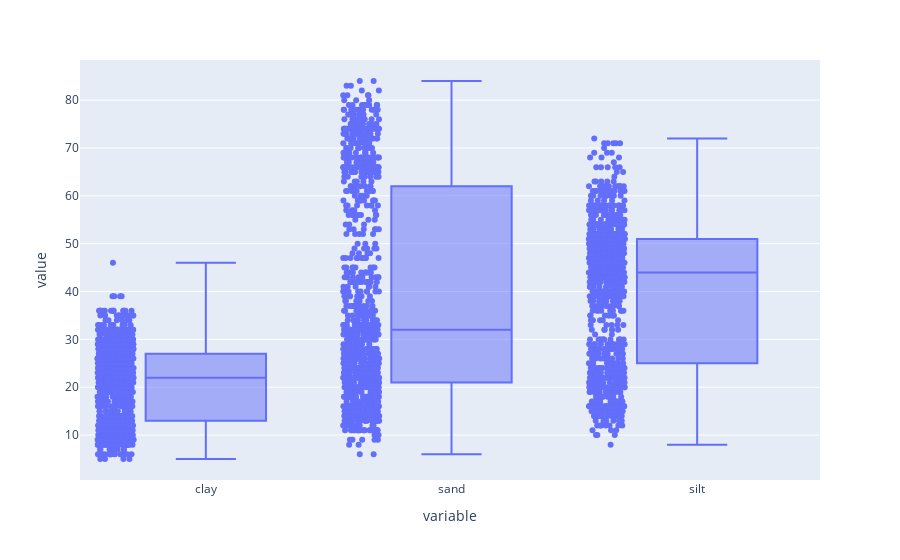

Notebook cell for this chart:
### Markdown cell above
Regarding the huge number of samples in data set it is hard to visualize them in a plot, so we can choose 1000 samples randomly and check the relationships.

### Code cell
soil_cont = ["clay","sand","silt"]
samples_num = 1000
data_subset = data.sample(samples_num)
fig = px.box(data_subset, y= soil_cont, points='all')
fig.show()

### Figure 1 — Plotly figure (JSON) as saved in the notebook; plotly's stock layout.template omitted (floating-point values rounded to 4 significant figures; data arrays with more than 128 entries replaced by an {"elided": "..."} marker saying what was removed)
{"data": [{"alignmentgroup": "True", "boxpoints": "all", "hovertemplate": "variable=%{x}<br>value=%{y}<extra></extra>", "legendgroup": "", "marker": {"color": "#636efa"}, "name": "", "notched": false, "offsetgroup": "", "orientation": "v", "showlegend": false, "type": "box", "x": {"elided": "3000 str values"}, "x0": " ", "xaxis": "x", "y": {"elided": "3000 int values"}, "y0": " ", "yaxis": "y"}], "layout": {"boxmode": "group", "legend": {"tracegroupgap": 0}, "margin": {"t": 60}, "xaxis": {"anchor": "y", "domain": [0, 1], "title": {"text": "variable"}}, "yaxis": {"anchor": "x", "domain": [0, 1], "title": {"text": "value"}}}}
